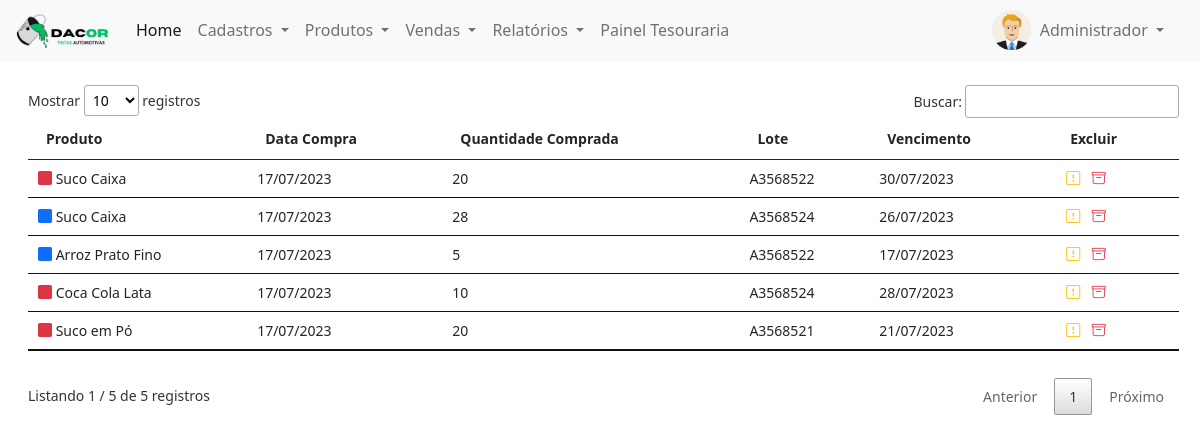
Page /login/painel-adm/index.php?pagina=alertas (signed in) on the committed database.
### tables this page shows
CREATE TABLE `usuarios` (
  `id` int(11) NOT NULL,
  `nome` varchar(50) NOT NULL,
  `email` varchar(50) NOT NULL,
  `cpf` varchar(20) NOT NULL,
  `senha` varchar(20) NOT NULL,
  `nivel` varchar(20) NOT NULL
);

CREATE TABLE `alerta_vencimentos` (
  `id` int(11) NOT NULL,
  `compra` int(11) NOT NULL,
  `produto` int(11) NOT NULL,
  `data_compra` date NOT NULL,
  `data_vencimento` date NOT NULL,
  `data_alerta` date NOT NULL,
  `obs` varchar(255) DEFAULT NULL,
  `status` varchar(25) DEFAULT NULL
);

CREATE TABLE `produtos` (
  `id` int(11) NOT NULL,
  `codigo` varchar(30) NOT NULL,
  `nome` varchar(50) NOT NULL,
  `descricao` varchar(200) NOT NULL,
  `estoque` int(11) NOT NULL,
  `valor_compra` decimal(8,2) NOT NULL,
  `valor_venda` decimal(8,2) NOT NULL,
  `fornecedor` int(11) NOT NULL,
  `categoria` int(11) NOT NULL,
  `foto` varchar(120) DEFAULT NULL,
  `lucro` decimal(8,2) NOT NULL,
  `estoque_min` int(11) NOT NULL,
  `lote` varchar(100) DEFAULT NULL,
  `validade` date DEFAULT NULL
);

CREATE TABLE `compras` (
  `id` int(11) NOT NULL,
  `total` decimal(8,2) NOT NULL,
  `data` date NOT NULL,
  `usuario` int(11) NOT NULL,
  `fornecedor` int(11) NOT NULL,
  `pago` varchar(5) NOT NULL,
  `quantidade` int(11) DEFAULT NULL,
  `produto` int(11) DEFAULT NULL,
  `lote` varchar(100) DEFAULT NULL,
  `validade` date DEFAULT NULL,
  `alerta` int(11) DEFAULT NULL,
  `arquivo` varchar(100) DEFAULT NULL
);

### login/painel-adm/alertas.php (the view, shortened to what this page needs)
<?php
$pag = 'alertas';
require_once('../conexao.php');
$data_hoje = date('Y-m-d');
?>
<div class="mt-4" style="margin-right:25px">
	<?php
	$query = $pdo->query("SELECT * from alerta_vencimentos where data_alerta <= curDate() order by id asc");
	$res = $query->fetchAll(PDO::FETCH_ASSOC);
	$total_reg = @count($res);
	if($total_reg > 0){
		?>
		<small>
			<table id="example" class="table table-hover my-4" style="width:100%">
				<thead>
					<tr>
						<th>Produto</th>
						<th>Data Compra</th>
						<th>Quantidade Comprada</th>
						<th>Lote</th>
						<th>Vencimento</th>
						<th>Excluir</th>
					</tr>
				</thead>
				<tbody>
					<?php
					for($i=0; $i < $total_reg; $i++){
						$id_alerta = $res[$i]['id'];
						$obs = $res[$i]['obs'];
						$status = $res[$i]['status'];
						$data_vencimento = $res[$i]['data_vencimento'];
						$id_prod = $res[$i]['produto'];
						$query_f = $pdo->query("SELECT * from produtos where id = '$id_prod'");
						$res_f = $query_f->fetchAll(PDO::FETCH_ASSOC);
						$total_reg_f = @count($res_f);
						if($total_reg_f > 0){
							$nome_prod = $res_f[0]['nome'];
						}
						$id_compra = $res[$i]['compra'];
						$query_f = $pdo->query("SELECT * from compras where id = '$id_compra'");
						$res_f = $query_f->fetchAll(PDO::FETCH_ASSOC);
						$total_reg_f = @count($res_f);
						if($total_reg_f > 0){
							$data = $res_f[0]['data'];
							$quantidade = $res_f[0]['quantidade'];
							$lote = $res_f[0]['lote'];
						}
						if($res[$i]['status'] == 'Conferido'){
							$classe = 'text-primary';
						}else{
							$classe = 'text-danger';
						}
						if(strtotime($data_vencimento) == strtotime($data_hoje)){
							$classe_data = 'text-danger';
						}else{
							$classe_data = '';
						}
						?>
						<tr>
						<td>
							<i class="bi bi-square-fill <?php echo $classe ?>"></i>
							<?php echo $nome_prod ?></td>
						<td><?php echo implode('/', array_reverse(explode('-', $data))); ?></td>
							<td><?php echo $quantidade ?></td>
							<td><?php echo $lote ?></td>
							<td class="<?php echo $classe_data ?>"><?php echo implode('/', array_reverse(explode('-', $res[$i]['data_vencimento']))); ?></td>
							<td>
								<a href="#" onclick="obs('<?php echo $id_alerta ?>', '<?php echo $obs ?>', '<?php echo $status ?>')" title="Lançar Observações" style="text-decoration: none">
									<i class="bi bi-exclamation-square text-warning mx-1"></i>
								</a>
								<a href="index.php?pagina=<?php echo $pag ?>&funcao=deletar&id=<?php echo $res[$i]['id'] ?>" title="Excluir Registro" style="text-decoration: none">
									<i class="bi bi-archive text-danger mx-1"></i>
								</a>
							</td>
						</tr>
					<?php } ?>
				</tbody>
			</table>
		</small>
	<?php }else{
		echo '<p>Não existem dados para serem exibidos!!';
	} ?>
</div>

### login/painel-adm/index.php (shortened to what this page needs)
<?php
require_once('../conexao.php');
$menu1 = 'home';
$menu2 = 'usuarios';
$menu3 = 'fornecedores';
$menu4 = 'categorias';
$menu5 = 'produtos';
$menu6 = 'compras';
$menu8 = 'forma_pgtos';
$menu9 = 'vendas';
$menu10 = 'aberturas';
$menu11 = 'estoque';
$menu12 = 'clientes';
$menu13 = 'alertas';
$query = $pdo->query("SELECT * from usuarios WHERE id = '$_SESSION[id_usuario]'");
$res = $query->fetchAll(PDO::FETCH_ASSOC);
$nome_usu = $res[0]['nome'];
 ?>
<!DOCTYPE html>
<html>
<head>
	<link href="https://cdn.jsdelivr.net/npm/bootstrap@5.0.0-beta1/dist/css/bootstrap.min.css" rel="stylesheet">
	<link rel="stylesheet" type="text/css" href="../vendor/DataTables/datatables.min.css"/>
	<link rel="stylesheet" href="https://cdn.jsdelivr.net/npm/bootstrap-icons@1.3.0/font/bootstrap-icons.css">
</head>
<body>
	<nav class="navbar navbar-expand-lg navbar-light bg-light">
  <div class="container-fluid">
    <a class="navbar-brand" href="index.php">
    	<img src="../img/logo-painel.png" width="100">
    </a>
    <div class="collapse navbar-collapse" id="navbarSupportedContent">
      <ul class="navbar-nav me-auto mb-2 mb-lg-0">
        <li class="nav-item">
          <a class="nav-link active" aria-current="page" href="index.php?pagina=<?php echo $menu1 ?>">Home</a>
        </li>
        <li class="nav-item dropdown">
          <a class="nav-link dropdown-toggle" href="#" id="navbarDropdown" role="button" data-bs-toggle="dropdown" aria-expanded="false">
            Cadastros
          </a>
        </li>
        <li class="nav-item dropdown">
          <a class="nav-link dropdown-toggle" href="#" id="navbarDropdown" role="button" data-bs-toggle="dropdown" aria-expanded="false">
            Produtos
          </a>
        </li>
         <li class="nav-item dropdown">
          <a class="nav-link dropdown-toggle" href="#" id="navbarDropdown" role="button" data-bs-toggle="dropdown" aria-expanded="false">
            Vendas
          </a>
        </li>
        <li class="nav-item dropdown">
          <a class="nav-link dropdown-toggle" href="#" id="navbarDropdown" role="button" data-bs-toggle="dropdown" aria-expanded="false">
            Relatórios
          </a>
        </li>
        <li class="nav-item">
          <a class="nav-link" href="../painel-tesoureiro" target="_blank">Painel Tesouraria</a>
        </li>
      </ul>
      <div class="d-flex mx-3">
        <img src="../img/icone-user.png" width="40px" height="40px">
    <div class="collapse navbar-collapse" id="navbarNavDarkDropdown">
      <ul class="navbar-nav">
        <li class="nav-item dropdown">
          <a class="nav-link dropdown-toggle" href="#" id="navbarDarkDropdownMenuLink" role="button" data-bs-toggle="dropdown" aria-expanded="false">
            <?php echo $nome_usu ?>
          </a>
        </li>
      </ul>
    </div>
       </div>
    </div>
  </div>
</nav>
<div class="container-fluid mt-2 mx-3">
<?php
if(@$_GET['pagina'] == $menu1){
	require_once($menu1. '.php');
}
else if(@$_GET['pagina'] == $menu2){
	require_once($menu2. '.php');
}
else if(@$_GET['pagina'] == $menu3){
	require_once($menu3. '.php');
}
else if(@$_GET['pagina'] == $menu4){
	require_once($menu4. '.php');
}
else if(@$_GET['pagina'] == $menu5){
  require_once($menu5. '.php');
}
else if(@$_GET['pagina'] == $menu6){
  require_once($menu6. '.php');
}
else if(@$_GET['pagina'] == $menu7){
  require_once($menu7. '.php');
}
else if(@$_GET['pagina'] == $menu8){
  require_once($menu8. '.php');
}
else if(@$_GET['pagina'] == $menu9){
  require_once($menu9. '.php');
}
else if(@$_GET['pagina'] == $menu10){
  require_once($menu10. '.php');
}
else if(@$_GET['pagina'] == $menu11){
  require_once($menu11. '.php');
}
else if(@$_GET['pagina'] == $menu12){
  require_once($menu12. '.php');
}
else if(@$_GET['pagina'] == $menu13){
  require_once($menu13. '.php');
}
else{
	require_once($menu1. '.php');
}
 ?>
</div>
</body>
</html>
<link href="https://cdn.jsdelivr.net/npm/select2@4.1.0-rc.0/dist/css/select2.min.css" rel="stylesheet" />

### rows in the picture
usuarios: nome "Administrador"
produtos: nome "Suco Caixa"
compras: data "17/07/2023", quantidade "20", lote "A3568522"
alerta_vencimentos: data_vencimento "30/07/2023"
alerta_vencimentos: produtos.nome "Suco Caixa", compras.data "17/07/2023", compras.quantidade "28", compras.lote "A3568524", data_vencimento "26/07/2023"
alerta_vencimentos: produtos.nome "Arroz Prato Fino", compras.data "17/07/2023", compras.quantidade "5", compras.lote "A3568522", data_vencimento "17/07/2023"
alerta_vencimentos: produtos.nome "Coca Cola Lata", compras.data "17/07/2023", compras.quantidade "10", compras.lote "A3568524", data_vencimento "28/07/2023"
alerta_vencimentos: produtos.nome "Suco em Pó", compras.data "17/07/2023", compras.quantidade "20", compras.lote "A3568521", data_vencimento "21/07/2023"
